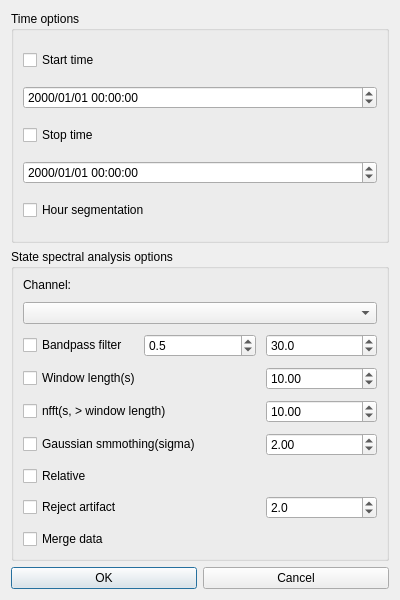
<?xml version="1.0" encoding="UTF-8"?>
<ui version="4.0">
 <class>StateSpectralDialog</class>
 <widget class="QDialog" name="StateSpectralDialog">
  <property name="geometry">
   <rect>
    <x>0</x>
    <y>0</y>
    <width>400</width>
    <height>600</height>
   </rect>
  </property>
  <property name="windowTitle">
   <string>Dialog</string>
  </property>
  <property name="windowIcon">
   <iconset resource="../resources/misleep.qrc">
    <normaloff>:/logo/logo.png</normaloff>:/logo/logo.png</iconset>
  </property>
  <layout class="QGridLayout" name="gridLayout_2">
   <item row="2" column="0">
    <widget class="QPushButton" name="OKBt">
     <property name="text">
      <string>OK</string>
     </property>
    </widget>
   </item>
   <item row="2" column="1">
    <widget class="QPushButton" name="CancelBt">
     <property name="text">
      <string>Cancel</string>
     </property>
    </widget>
   </item>
   <item row="0" column="0" colspan="2">
    <widget class="QGroupBox" name="groupBox_2">
     <property name="title">
      <string>Time options</string>
     </property>
     <layout class="QGridLayout" name="gridLayout_3">
      <item row="0" column="0">
       <widget class="QCheckBox" name="StartTimeCheckBox">
        <property name="text">
         <string>Start time</string>
        </property>
       </widget>
      </item>
      <item row="1" column="0">
       <widget class="QDateTimeEdit" name="StartTimeEditor">
        <property name="displayFormat">
         <string>yyyy/MM/dd HH:mm:ss</string>
        </property>
       </widget>
      </item>
      <item row="2" column="0">
       <widget class="QCheckBox" name="EndTimeCheckBox">
        <property name="text">
         <string>Stop time</string>
        </property>
       </widget>
      </item>
      <item row="4" column="0">
       <widget class="QCheckBox" name="HourSegmentCheckBox">
        <property name="text">
         <string>Hour segmentation</string>
        </property>
       </widget>
      </item>
      <item row="3" column="0">
       <widget class="QDateTimeEdit" name="EndTimeEditor">
        <property name="displayFormat">
         <string>yyyy/MM/dd HH:mm:ss</string>
        </property>
       </widget>
      </item>
     </layout>
    </widget>
   </item>
   <item row="1" column="0" colspan="2">
    <widget class="QGroupBox" name="groupBox">
     <property name="title">
      <string>State spectral analysis options</string>
     </property>
     <layout class="QGridLayout" name="gridLayout">
      <property name="spacing">
       <number>10</number>
      </property>
      <item row="4" column="1">
       <widget class="QDoubleSpinBox" name="BPLow">
        <property name="decimals">
         <number>1</number>
        </property>
        <property name="maximum">
         <double>100000.000000000000000</double>
        </property>
        <property name="singleStep">
         <double>0.100000000000000</double>
        </property>
        <property name="value">
         <double>0.500000000000000</double>
        </property>
       </widget>
      </item>
      <item row="4" column="2">
       <widget class="QDoubleSpinBox" name="BPHigh">
        <property name="decimals">
         <number>1</number>
        </property>
        <property name="maximum">
         <double>10000.000000000000000</double>
        </property>
        <property name="singleStep">
         <double>0.100000000000000</double>
        </property>
        <property name="value">
         <double>30.000000000000000</double>
        </property>
       </widget>
      </item>
      <item row="13" column="2">
       <widget class="QDoubleSpinBox" name="ArtThresholdSpinBox">
        <property name="decimals">
         <number>1</number>
        </property>
        <property name="value">
         <double>2.000000000000000</double>
        </property>
       </widget>
      </item>
      <item row="8" column="0" colspan="2">
       <widget class="QCheckBox" name="GaussianCheckBox">
        <property name="text">
         <string>Gaussian smmothing(sigma)</string>
        </property>
       </widget>
      </item>
      <item row="14" column="0" colspan="2">
       <widget class="QCheckBox" name="MergeDataCheckBox">
        <property name="text">
         <string>Merge data</string>
        </property>
       </widget>
      </item>
      <item row="5" column="0" colspan="2">
       <widget class="QCheckBox" name="WinLengthCheckBox">
        <property name="text">
         <string>Window length(s)</string>
        </property>
       </widget>
      </item>
      <item row="1" column="0" colspan="3">
       <widget class="QComboBox" name="ChannelSelector"/>
      </item>
      <item row="12" column="0" colspan="2">
       <widget class="QCheckBox" name="RelativeCheckBox">
        <property name="text">
         <string>Relative</string>
        </property>
       </widget>
      </item>
      <item row="5" column="2">
       <widget class="QDoubleSpinBox" name="WinLengthSpinBox">
        <property name="minimum">
         <double>0.100000000000000</double>
        </property>
        <property name="maximum">
         <double>100.000000000000000</double>
        </property>
        <property name="singleStep">
         <double>0.100000000000000</double>
        </property>
        <property name="value">
         <double>10.000000000000000</double>
        </property>
       </widget>
      </item>
      <item row="4" column="0">
       <widget class="QCheckBox" name="BPFilterCheckBox">
        <property name="text">
         <string>Bandpass filter</string>
        </property>
       </widget>
      </item>
      <item row="0" column="0">
       <widget class="QLabel" name="label">
        <property name="text">
         <string>Channel:</string>
        </property>
       </widget>
      </item>
      <item row="13" column="0" colspan="2">
       <widget class="QCheckBox" name="RejectArtifactCheckBox">
        <property name="text">
         <string>Reject artifact</string>
        </property>
       </widget>
      </item>
      <item row="8" column="2">
       <widget class="QDoubleSpinBox" name="GaussianSpinBox">
        <property name="minimum">
         <double>0.100000000000000</double>
        </property>
        <property name="maximum">
         <double>20.000000000000000</double>
        </property>
        <property name="value">
         <double>2.000000000000000</double>
        </property>
       </widget>
      </item>
      <item row="6" column="0" colspan="2">
       <widget class="QCheckBox" name="nfftCheckBox">
        <property name="text">
         <string>nfft(s, &gt; window length)</string>
        </property>
       </widget>
      </item>
      <item row="6" column="2">
       <widget class="QDoubleSpinBox" name="nfftSpinBox">
        <property name="minimum">
         <double>0.200000000000000</double>
        </property>
        <property name="maximum">
         <double>100.000000000000000</double>
        </property>
        <property name="value">
         <double>10.000000000000000</double>
        </property>
       </widget>
      </item>
     </layout>
    </widget>
   </item>
  </layout>
 </widget>
 <resources>
  <include location="../resources/misleep.qrc"/>
 </resources>
 <connections/>
</ui>
